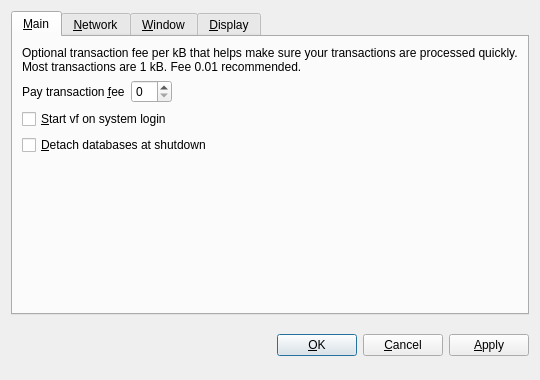
<?xml version="1.0" encoding="UTF-8"?>
<ui version="4.0">
 <class>OptionsDialog</class>
 <widget class="QDialog" name="OptionsDialog">
  <property name="geometry">
   <rect>
    <x>0</x>
    <y>0</y>
    <width>540</width>
    <height>380</height>
   </rect>
  </property>
  <property name="windowTitle">
   <string>Options</string>
  </property>
  <property name="modal">
   <bool>true</bool>
  </property>
  <layout class="QVBoxLayout" name="verticalLayout">
   <item>
    <widget class="QTabWidget" name="tabWidget">
     <property name="tabPosition">
      <enum>QTabWidget::North</enum>
     </property>
     <property name="currentIndex">
      <number>0</number>
     </property>
     <widget class="QWidget" name="tabMain">
      <attribute name="title">
       <string>&amp;Main</string>
      </attribute>
      <layout class="QVBoxLayout" name="verticalLayout_Main">
       <item>
        <widget class="QLabel" name="transactionFeeInfoLabel">
         <property name="text">
          <string>Optional transaction fee per kB that helps make sure your transactions are processed quickly. Most transactions are 1 kB. Fee 0.01 recommended.</string>
         </property>
         <property name="textFormat">
          <enum>Qt::PlainText</enum>
         </property>
         <property name="wordWrap">
          <bool>true</bool>
         </property>
        </widget>
       </item>
       <item>
        <layout class="QHBoxLayout" name="horizontalLayout_Main">
         <item>
          <widget class="QLabel" name="transactionFeeLabel">
           <property name="text">
            <string>Pay transaction &amp;fee</string>
           </property>
           <property name="textFormat">
            <enum>Qt::PlainText</enum>
           </property>
           <property name="buddy">
            <cstring>transactionFee</cstring>
           </property>
          </widget>
         </item>
         <item>
          <widget class="BitcoinAmountField" name="transactionFee"/>
         </item>
         <item>
          <spacer name="horizontalSpacer_Main">
           <property name="orientation">
            <enum>Qt::Horizontal</enum>
           </property>
           <property name="sizeHint" stdset="0">
            <size>
             <width>40</width>
             <height>20</height>
            </size>
           </property>
          </spacer>
         </item>
        </layout>
       </item>
       <item>
        <widget class="QCheckBox" name="bitcoinAtStartup">
         <property name="toolTip">
          <string>Automatically start vf after logging in to the system.</string>
         </property>
         <property name="text">
          <string>&amp;Start vf on system login</string>
         </property>
        </widget>
       </item>
       <item>
        <widget class="QCheckBox" name="detachDatabases">
         <property name="toolTip">
          <string>Detach block and address databases at shutdown. This means they can be moved to another data directory, but it slows down shutdown. The wallet is always detached.</string>
         </property>
         <property name="text">
          <string>&amp;Detach databases at shutdown</string>
         </property>
        </widget>
       </item>
       <item>
        <spacer name="verticalSpacer_Main">
         <property name="orientation">
          <enum>Qt::Vertical</enum>
         </property>
         <property name="sizeHint" stdset="0">
          <size>
           <width>20</width>
           <height>40</height>
          </size>
         </property>
        </spacer>
       </item>
      </layout>
     </widget>
     <widget class="QWidget" name="tabNetwork">
      <attribute name="title">
       <string>&amp;Network</string>
      </attribute>
      <layout class="QVBoxLayout" name="verticalLayout_Network">
       <item>
        <widget class="QCheckBox" name="mapPortUpnp">
         <property name="toolTip">
          <string>Automatically open the vf client port on the router. This only works when your router supports UPnP and it is enabled.</string>
         </property>
         <property name="text">
          <string>Map port using &amp;UPnP</string>
         </property>
        </widget>
       </item>
       <item>
        <widget class="QCheckBox" name="connectSocks">
         <property name="toolTip">
          <string>Connect to the vf network through a SOCKS proxy (e.g. when connecting through Tor).</string>
         </property>
         <property name="text">
          <string>&amp;Connect through SOCKS proxy:</string>
         </property>
        </widget>
       </item>
       <item>
        <layout class="QHBoxLayout" name="horizontalLayout_Network">
         <item>
          <widget class="QLabel" name="proxyIpLabel">
           <property name="text">
            <string>Proxy &amp;IP:</string>
           </property>
           <property name="textFormat">
            <enum>Qt::PlainText</enum>
           </property>
           <property name="buddy">
            <cstring>proxyIp</cstring>
           </property>
          </widget>
         </item>
         <item>
          <widget class="QValidatedLineEdit" name="proxyIp">
           <property name="maximumSize">
            <size>
             <width>140</width>
             <height>16777215</height>
            </size>
           </property>
           <property name="toolTip">
            <string>IP address of the proxy (e.g. 127.0.0.1)</string>
           </property>
          </widget>
         </item>
         <item>
          <widget class="QLabel" name="proxyPortLabel">
           <property name="text">
            <string>&amp;Port:</string>
           </property>
           <property name="textFormat">
            <enum>Qt::PlainText</enum>
           </property>
           <property name="buddy">
            <cstring>proxyPort</cstring>
           </property>
          </widget>
         </item>
         <item>
          <widget class="QLineEdit" name="proxyPort">
           <property name="maximumSize">
            <size>
             <width>55</width>
             <height>16777215</height>
            </size>
           </property>
           <property name="toolTip">
            <string>Port of the proxy (e.g. 9050)</string>
           </property>
          </widget>
         </item>
         <item>
          <widget class="QLabel" name="socksVersionLabel">
           <property name="text">
            <string>SOCKS &amp;Version:</string>
           </property>
           <property name="textFormat">
            <enum>Qt::PlainText</enum>
           </property>
           <property name="buddy">
            <cstring>socksVersion</cstring>
           </property>
          </widget>
         </item>
         <item>
          <widget class="QValueComboBox" name="socksVersion">
           <property name="toolTip">
            <string>SOCKS version of the proxy (e.g. 5)</string>
           </property>
          </widget>
         </item>
         <item>
          <spacer name="horizontalSpacer_Network">
           <property name="orientation">
            <enum>Qt::Horizontal</enum>
           </property>
           <property name="sizeHint" stdset="0">
            <size>
             <width>40</width>
             <height>20</height>
            </size>
           </property>
          </spacer>
         </item>
        </layout>
       </item>
       <item>
        <spacer name="verticalSpacer_Network">
         <property name="orientation">
          <enum>Qt::Vertical</enum>
         </property>
         <property name="sizeHint" stdset="0">
          <size>
           <width>20</width>
           <height>40</height>
          </size>
         </property>
        </spacer>
       </item>
      </layout>
     </widget>
     <widget class="QWidget" name="tabWindow">
      <attribute name="title">
       <string>&amp;Window</string>
      </attribute>
      <layout class="QVBoxLayout" name="verticalLayout_Window">
       <item>
        <widget class="QCheckBox" name="minimizeToTray">
         <property name="toolTip">
          <string>Show only a tray icon after minimizing the window.</string>
         </property>
         <property name="text">
          <string>&amp;Minimize to the tray instead of the taskbar</string>
         </property>
        </widget>
       </item>
       <item>
        <widget class="QCheckBox" name="minimizeOnClose">
         <property name="toolTip">
          <string>Minimize instead of exit the application when the window is closed. When this option is enabled, the application will be closed only after selecting Quit in the menu.</string>
         </property>
         <property name="text">
          <string>M&amp;inimize on close</string>
         </property>
        </widget>
       </item>
       <item>
        <spacer name="verticalSpacer_Window">
         <property name="orientation">
          <enum>Qt::Vertical</enum>
         </property>
         <property name="sizeHint" stdset="0">
          <size>
           <width>20</width>
           <height>40</height>
          </size>
         </property>
        </spacer>
       </item>
      </layout>
     </widget>
     <widget class="QWidget" name="tabDisplay">
      <attribute name="title">
       <string>&amp;Display</string>
      </attribute>
      <layout class="QVBoxLayout" name="verticalLayout_Display">
       <item>
        <layout class="QHBoxLayout" name="horizontalLayout_1_Display">
         <item>
          <widget class="QLabel" name="langLabel">
           <property name="text">
            <string>User Interface &amp;language:</string>
           </property>
           <property name="textFormat">
            <enum>Qt::PlainText</enum>
           </property>
           <property name="buddy">
            <cstring>lang</cstring>
           </property>
          </widget>
         </item>
         <item>
          <widget class="QValueComboBox" name="lang">
           <property name="toolTip">
            <string>The user interface language can be set here. This setting will take effect after restarting vf.</string>
           </property>
          </widget>
         </item>
        </layout>
       </item>
       <item>
        <layout class="QHBoxLayout" name="horizontalLayout_2_Display">
         <item>
          <widget class="QLabel" name="unitLabel">
           <property name="text">
            <string>&amp;Unit to show amounts in:</string>
           </property>
           <property name="textFormat">
            <enum>Qt::PlainText</enum>
           </property>
           <property name="buddy">
            <cstring>unit</cstring>
           </property>
          </widget>
         </item>
         <item>
          <widget class="QValueComboBox" name="unit">
           <property name="toolTip">
            <string>Choose the default subdivision unit to show in the interface and when sending coins.</string>
           </property>
          </widget>
         </item>
        </layout>
       </item>
       <item>
        <widget class="QCheckBox" name="displayAddresses">
         <property name="toolTip">
          <string>Whether to show vf addresses in the transaction list or not.</string>
         </property>
         <property name="text">
          <string>&amp;Display addresses in transaction list</string>
         </property>
        </widget>
       </item>
       <item>
        <spacer name="verticalSpacer_Display">
         <property name="orientation">
          <enum>Qt::Vertical</enum>
         </property>
         <property name="sizeHint" stdset="0">
          <size>
           <width>20</width>
           <height>40</height>
          </size>
         </property>
        </spacer>
       </item>
      </layout>
     </widget>
    </widget>
   </item>
   <item>
    <layout class="QHBoxLayout" name="horizontalLayout_Buttons">
     <item>
      <spacer name="horizontalSpacer_1">
       <property name="orientation">
        <enum>Qt::Horizontal</enum>
       </property>
       <property name="sizeHint" stdset="0">
        <size>
         <width>40</width>
         <height>48</height>
        </size>
       </property>
      </spacer>
     </item>
     <item>
      <widget class="QLabel" name="statusLabel">
       <property name="font">
        <font>
         <weight>75</weight>
         <bold>true</bold>
        </font>
       </property>
       <property name="text">
        <string/>
       </property>
       <property name="textFormat">
        <enum>Qt::PlainText</enum>
       </property>
       <property name="wordWrap">
        <bool>true</bool>
       </property>
      </widget>
     </item>
     <item>
      <spacer name="horizontalSpacer_2">
       <property name="orientation">
        <enum>Qt::Horizontal</enum>
       </property>
       <property name="sizeHint" stdset="0">
        <size>
         <width>40</width>
         <height>48</height>
        </size>
       </property>
      </spacer>
     </item>
     <item>
      <widget class="QPushButton" name="okButton">
       <property name="text">
        <string>&amp;OK</string>
       </property>
      </widget>
     </item>
     <item>
      <widget class="QPushButton" name="cancelButton">
       <property name="text">
        <string>&amp;Cancel</string>
       </property>
       <property name="autoDefault">
        <bool>false</bool>
       </property>
      </widget>
     </item>
     <item>
      <widget class="QPushButton" name="applyButton">
       <property name="text">
        <string>&amp;Apply</string>
       </property>
       <property name="autoDefault">
        <bool>false</bool>
       </property>
      </widget>
     </item>
    </layout>
   </item>
  </layout>
 </widget>
 <customwidgets>
  <customwidget>
   <class>BitcoinAmountField</class>
   <extends>QSpinBox</extends>
   <header>bitcoinamountfield.h</header>
  </customwidget>
  <customwidget>
   <class>QValueComboBox</class>
   <extends>QComboBox</extends>
   <header>qvaluecombobox.h</header>
  </customwidget>
  <customwidget>
   <class>QValidatedLineEdit</class>
   <extends>QLineEdit</extends>
   <header>qvalidatedlineedit.h</header>
  </customwidget>
 </customwidgets>
 <resources/>
 <connections/>
</ui>
